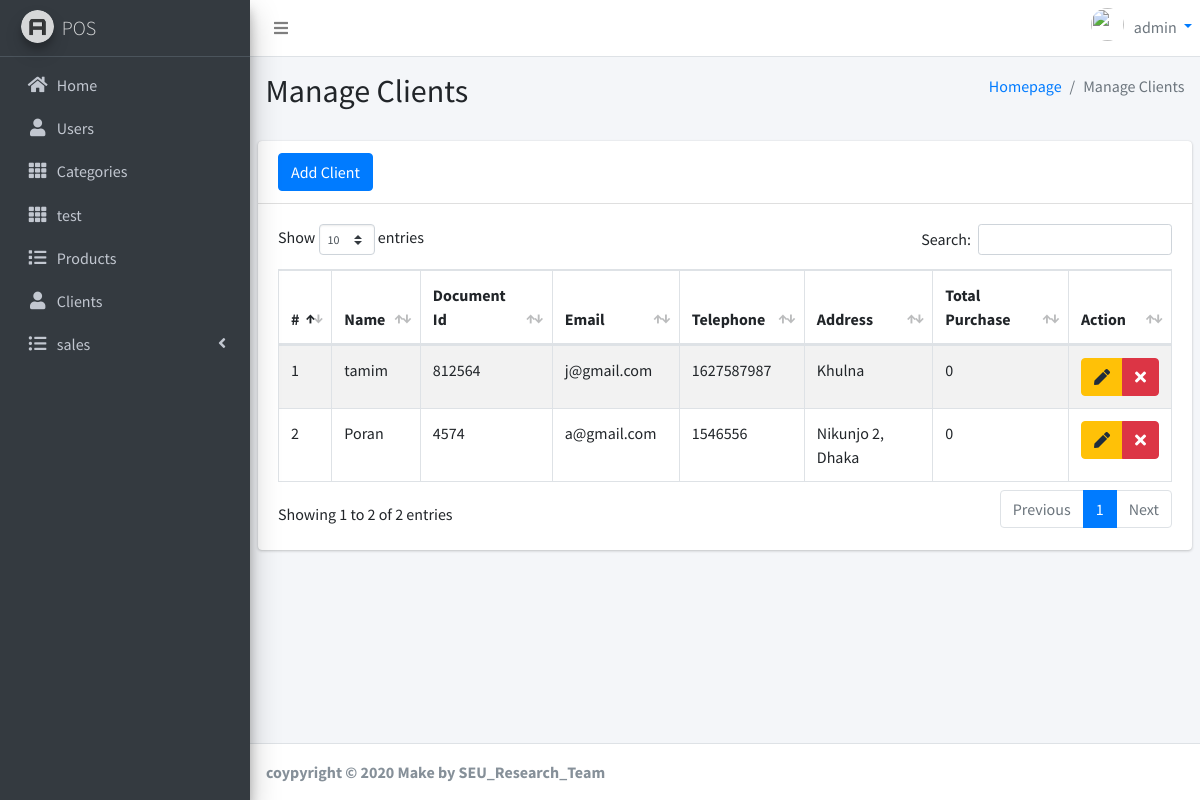
Screenshot of /clients.php (signed in) with the database file from the repository.
### tables this page shows
CREATE TABLE `clients` (
  `id` int(11) NOT NULL,
  `name` text NOT NULL,
  `document` int(11) NOT NULL,
  `email` text NOT NULL,
  `phone` int(11) NOT NULL,
  `address` text NOT NULL,
  `birth_date` date NOT NULL,
  `purchases` int(11) NOT NULL,
  `date` timestamp NOT NULL DEFAULT current_timestamp() ON UPDATE current_timestamp()
);

### clients.php (the view, shortened to what this page needs)
<?php
include "header.php";
?>
<div class="content-wrapper">
    <section class="content-header">
        <div class="container-fluid">
            <div class="row mb-2">
                <div class="col-sm-6">
                    <h2>Manage Clients</h2>
                </div>
                <div class="col-sm-6">
                    <ol class="breadcrumb float-sm-right">
                        <li class="breadcrumb-item"><a href="#"><i class="fa fa-dashboard"></i>Homepage</a></li>
                        <li class="breadcrumb-item active">Manage Clients</li>
                    </ol>
                </div>
            </div>
        </div>
    </section>
    <section class="content">
        <div class="card">
            <div class="card-header">
                <button class="btn btn-primary" data-toggle="modal" data-target="#modalAddClient">
                    Add Client
                </button>
            </div>
            <div class="card-body">
                <div class="box">
                    <table class="table table-bordered table-striped table-responsive-sm mydatatable">
                        <thead>
                        <tr>
                            <th>#</th>
                            <th>Name</th>
                            <th>Document Id</th>
                            <th>Email</th>
                            <th>Telephone</th>
                            <th>Address</th>
                            <th>Total Purchase</th>
                            <th>Action </th>
                        </tr>
                        </thead>
                        <tbody>
                        <?php
                        include_once "connection.php";
                        $query = "SELECT * FROM clients";
                        $result = mysqli_query($conn, $query);
                        $count = 0;
                        while ($row = mysqli_fetch_assoc($result)){
                        $count++;
                        ?>
                        <tr>
                        <td><?= $count ?></td>
                        <td><?= $row['name'] ?></td>
                        <td><?= $row['document'] ?></td>
                        <td><?= $row['email'] ?></td>
                        <td><?= $row['phone'] ?></td>
                        <td><?= $row['address'] ?></td>
                        <td><?= $row['purchases'] ?></td>
                        <td>
                            <div class="btn-group">
                                <button class="btn btn-warning" data-toggle="modal" data-target="#editClientModal-<?= $row['id'] ?>"><i class="fa fa-pen"></i></button>
                                <a href="controllers/deleteClient.controller.php?client_delete=<?= base64_encode($row['id']) ?>" class="btn btn-danger" onclick="return confirm('Are you sure to delete')"><i class="fa fa-times"></i></a>
                            </div>
                        </td>
                        </tr>
                        <?php
                        }
                        ?>
                        </tbody>
                    </table>
                </div>
            </div>
        </div>
    </section>
</div>
<?php
include "footer.php";
?>

### header.php (shortened to what this page needs)
<!DOCTYPE html>
<html lang="en">
<head>
  <link rel="stylesheet" href="plugins/fontawesome-free/css/all.min.css">
  <link rel="stylesheet" href="dist/css/adminlte.min.css">
    <link rel="stylesheet" href="plugins/datatables-bs4/css/dataTables.bootstrap4.min.css">
    <link rel="stylesheet" href="plugins/datatables-responsive/css/responsive.bootstrap4.min.css">
    <link rel="stylesheet" href="plugins/icheck-bootstrap/icheck-bootstrap.min.css">
    <link rel="stylesheet" href="plugins/daterangepicker/daterangepicker.css">
</head>
<body class="hold-transition sidebar-mini">
<div class="wrapper">
<nav class="main-header navbar navbar-expand navbar-white navbar-light" >
  <ul class="navbar-nav">
      <li class="nav-item">
          <a class="nav-link" data-widget="pushmenu" href="#" role="button"><i class="fas fa-bars"></i></a>
      </li>
  </ul>
  <ul class="navbar-nav ml-auto ">
      <li class="dropdown user user-menu" ;">
          <a href="#" class="dropdown-toggle" data-toggle="dropdown" >
              <?php
                if ($_SESSION['picture'] != "") {
                    echo '<img src="'.$_SESSION["picture"].'" alt="" class="user-image">';
                }
                else {
                    echo '<img src="views/img/template/icono-blanco.png" alt="" class="user-image">';
                }
              ?>
              <span class="hidden-xs link-black" > <?php echo $_SESSION['name'] ?> </span>
          </a>
      </li>
  </ul>
</nav>
<?php
    require_once "menu.php";
?>

### menu.php (shortened to what this page needs)
<aside class="main-sidebar sidebar-dark-primary elevation-4">
  <a href="home.php" class="brand-link">
    <img src="dist/img/AdminLTELogo.png" alt="AdminLTE Logo" class="brand-image img-circle elevation-3"
         style="opacity: .8">
    <span class="brand-text font-weight-light">POS</span>
  </a>
  <div class="sidebar">
    <nav class="mt-2">
      <ul class="nav nav-pills nav-sidebar flex-column" data-widget="treeview" role="menu" data-accordion="false">
             <li class="nav-item has-treeview">
              <a href="home.php" class="nav-link">
                  <i class="fas fa-home nav-icon"></i>
                  <p>
                      Home
                  </p>
              </a>
          </li>
          <li class="nav-item has-treeview">
              <a href="users.php" class="nav-link" >
                  <i class="fas fa-user nav-icon"></i>
                  <p>
                      Users
                  </p>
              </a>
          </li>
          <li class="nav-item has-treeview">
              <a href="categories.php" class="nav-link">
                  <i class="fas fa-th nav-icon"></i>
                  <p>
                      Categories
                  </p>
              </a>
          </li>
          <li class="nav-item has-treeview">
              <a href="test.php" class="nav-link">
                  <i class="fas fa-th nav-icon"></i>
                  <p>
                      test
                  </p>
              </a>
          </li>
          <li class="nav-item has-treeview">
              <a href="products.php" class="nav-link">
                  <i class="fas fa-list nav-icon"></i>
                  <p>
                      Products
                  </p>
              </a>
          </li>
          <li class="nav-item has-treeview">
              <a href="clients.php" class="nav-link">
                  <i class="fas fa-user nav-icon"></i>
                  <p>
                      Clients
                  </p>
              </a>
          </li>
          <li class="nav-item has-treeview">
              <a href="#" class="nav-link">
                  <i class="fas fa-list-ul nav-icon"></i>
                  <p>
                      sales
                  </p>
                  <i class="right fas fa-angle-left"></i>
              </a>
          </li>
      </ul>
    </nav>
  </div>
</aside>

### footer.php (shortened to what this page needs)
<footer class="main-footer">
    <strong> coypyright &copy; 2020 Make by SEU_Research_Team </strong>
</footer>
</body>
</html>

### rows the page displays
clients: name "tamim", document "812564", email "j@gmail.com", phone "1627587987", address "Khulna", purchases "0"
clients: name "Poran", document "4574", email "a@gmail.com", phone "1546556", address "Nikunjo 2, Dhaka", purchases "0"

### other values shown
$_SESSION['name'] "admin"
